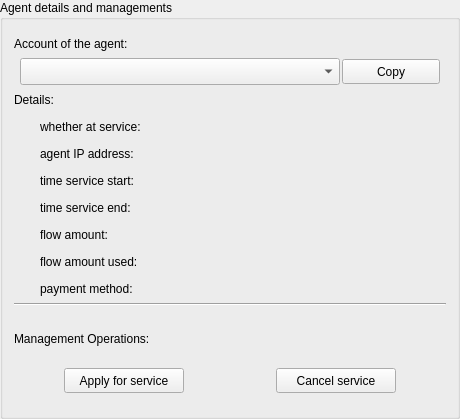
                 <widget class="QGroupBox" name="agentDetailGpBox">
                  <property name="minimumSize">
                   <size>
                    <width>460</width>
                    <height>0</height>
                   </size>
                  </property>
                  <property name="title">
                   <string>Agent details and managements</string>
                  </property>
                  <layout class="QVBoxLayout" name="verticalLayout_27">
                   <item>
                    <layout class="QVBoxLayout" name="verticalLayout_26">
                     <property name="spacing">
                      <number>2</number>
                     </property>
                     <property name="bottomMargin">
                      <number>12</number>
                     </property>
                     <item>
                      <widget class="QLabel" name="addrAgentSelLabel">
                       <property name="minimumSize">
                        <size>
                         <width>140</width>
                         <height>25</height>
                        </size>
                       </property>
                       <property name="maximumSize">
                        <size>
                         <width>160</width>
                         <height>25</height>
                        </size>
                       </property>
                       <property name="text">
                        <string>Account of the agent: </string>
                       </property>
                      </widget>
                     </item>
                     <item>
                      <layout class="QHBoxLayout" name="horizontalLayout_28">
                       <property name="leftMargin">
                        <number>6</number>
                       </property>
                       <property name="topMargin">
                        <number>0</number>
                       </property>
                       <property name="rightMargin">
                        <number>6</number>
                       </property>
                       <property name="bottomMargin">
                        <number>0</number>
                       </property>
                       <item>
                        <widget class="QComboBox" name="agentsComboBox">
                         <property name="minimumSize">
                          <size>
                           <width>320</width>
                           <height>27</height>
                          </size>
                         </property>
                         <property name="maximumSize">
                          <size>
                           <width>320</width>
                           <height>27</height>
                          </size>
                         </property>
                        </widget>
                       </item>
                       <item>
                        <widget class="QPushButton" name="copyAgentBtn">
                         <property name="minimumSize">
                          <size>
                           <width>80</width>
                           <height>25</height>
                          </size>
                         </property>
                         <property name="text">
                          <string>Copy</string>
                         </property>
                        </widget>
                       </item>
                      </layout>
                     </item>
                     <item>
                      <widget class="QLabel" name="AgentDetailLabel">
                       <property name="minimumSize">
                        <size>
                         <width>240</width>
                         <height>25</height>
                        </size>
                       </property>
                       <property name="maximumSize">
                        <size>
                         <width>240</width>
                         <height>25</height>
                        </size>
                       </property>
                       <property name="text">
                        <string>Details: </string>
                       </property>
                      </widget>
                     </item>
                     <item>
                      <layout class="QHBoxLayout" name="horizontalLayout_22">
                       <property name="leftMargin">
                        <number>6</number>
                       </property>
                       <property name="rightMargin">
                        <number>6</number>
                       </property>
                       <item>
                        <spacer name="horizontalSpacer_4">
                         <property name="orientation">
                          <enum>Qt::Horizontal</enum>
                         </property>
                         <property name="sizeType">
                          <enum>QSizePolicy::Fixed</enum>
                         </property>
                         <property name="sizeHint" stdset="0">
                          <size>
                           <width>20</width>
                           <height>20</height>
                          </size>
                         </property>
                        </spacer>
                       </item>
                       <item>
                        <widget class="QLabel" name="AgAtServLabel">
                         <property name="minimumSize">
                          <size>
                           <width>120</width>
                           <height>25</height>
                          </size>
                         </property>
                         <property name="maximumSize">
                          <size>
                           <width>120</width>
                           <height>25</height>
                          </size>
                         </property>
                         <property name="text">
                          <string>whether at service: </string>
                         </property>
                        </widget>
                       </item>
                       <item>
                        <widget class="QLabel" name="agAtServVal">
                         <property name="minimumSize">
                          <size>
                           <width>200</width>
                           <height>25</height>
                          </size>
                         </property>
                         <property name="maximumSize">
                          <size>
                           <width>280</width>
                           <height>25</height>
                          </size>
                         </property>
                         <property name="text">
                          <string/>
                         </property>
                        </widget>
                       </item>
                      </layout>
                     </item>
                     <item>
                      <layout class="QHBoxLayout" name="horizontalLayout_29">
                       <property name="leftMargin">
                        <number>6</number>
                       </property>
                       <property name="topMargin">
                        <number>0</number>
                       </property>
                       <property name="rightMargin">
                        <number>6</number>
                       </property>
                       <property name="bottomMargin">
                        <number>0</number>
                       </property>
                       <item>
                        <spacer name="horizontalSpacer_41">
                         <property name="orientation">
                          <enum>Qt::Horizontal</enum>
                         </property>
                         <property name="sizeType">
                          <enum>QSizePolicy::Fixed</enum>
                         </property>
                         <property name="sizeHint" stdset="0">
                          <size>
                           <width>20</width>
                           <height>20</height>
                          </size>
                         </property>
                        </spacer>
                       </item>
                       <item>
                        <widget class="QLabel" name="agIPAddrLabel">
                         <property name="minimumSize">
                          <size>
                           <width>120</width>
                           <height>25</height>
                          </size>
                         </property>
                         <property name="maximumSize">
                          <size>
                           <width>120</width>
                           <height>25</height>
                          </size>
                         </property>
                         <property name="text">
                          <string>agent IP address:</string>
                         </property>
                        </widget>
                       </item>
                       <item>
                        <widget class="QLabel" name="agIPAddrVal">
                         <property name="minimumSize">
                          <size>
                           <width>200</width>
                           <height>25</height>
                          </size>
                         </property>
                         <property name="maximumSize">
                          <size>
                           <width>280</width>
                           <height>25</height>
                          </size>
                         </property>
                         <property name="text">
                          <string/>
                         </property>
                        </widget>
                       </item>
                      </layout>
                     </item>
                     <item>
                      <layout class="QHBoxLayout" name="horizontalLayout_24">
                       <property name="leftMargin">
                        <number>6</number>
                       </property>
                       <property name="rightMargin">
                        <number>6</number>
                       </property>
                       <item>
                        <spacer name="horizontalSpacer_25">
                         <property name="orientation">
                          <enum>Qt::Horizontal</enum>
                         </property>
                         <property name="sizeType">
                          <enum>QSizePolicy::Fixed</enum>
                         </property>
                         <property name="sizeHint" stdset="0">
                          <size>
                           <width>20</width>
                           <height>20</height>
                          </size>
                         </property>
                        </spacer>
                       </item>
                       <item>
                        <widget class="QLabel" name="AgTStartLabel">
                         <property name="minimumSize">
                          <size>
                           <width>120</width>
                           <height>25</height>
                          </size>
                         </property>
                         <property name="maximumSize">
                          <size>
                           <width>120</width>
                           <height>25</height>
                          </size>
                         </property>
                         <property name="text">
                          <string>time service start: </string>
                         </property>
                        </widget>
                       </item>
                       <item>
                        <widget class="QLabel" name="agTStartVal">
                         <property name="minimumSize">
                          <size>
                           <width>200</width>
                           <height>25</height>
                          </size>
                         </property>
                         <property name="maximumSize">
                          <size>
                           <width>280</width>
                           <height>25</height>
                          </size>
                         </property>
                         <property name="text">
                          <string/>
                         </property>
                        </widget>
                       </item>
                      </layout>
                     </item>
                     <item>
                      <layout class="QHBoxLayout" name="horizontalLayout_25">
                       <property name="leftMargin">
                        <number>6</number>
                       </property>
                       <property name="rightMargin">
                        <number>6</number>
                       </property>
                       <item>
                        <spacer name="horizontalSpacer_35">
                         <property name="orientation">
                          <enum>Qt::Horizontal</enum>
                         </property>
                         <property name="sizeType">
                          <enum>QSizePolicy::Fixed</enum>
                         </property>
                         <property name="sizeHint" stdset="0">
                          <size>
                           <width>20</width>
                           <height>20</height>
                          </size>
                         </property>
                        </spacer>
                       </item>
                       <item>
                        <widget class="QLabel" name="AgTStopLabel">
                         <property name="minimumSize">
                          <size>
                           <width>120</width>
                           <height>25</height>
                          </size>
                         </property>
                         <property name="maximumSize">
                          <size>
                           <width>120</width>
                           <height>25</height>
                          </size>
                         </property>
                         <property name="text">
                          <string>time service end:  </string>
                         </property>
                        </widget>
                       </item>
                       <item>
                        <widget class="QLabel" name="agTStopVal">
                         <property name="minimumSize">
                          <size>
                           <width>200</width>
                           <height>25</height>
                          </size>
                         </property>
                         <property name="maximumSize">
                          <size>
                           <width>280</width>
                           <height>25</height>
                          </size>
                         </property>
                         <property name="text">
                          <string/>
                         </property>
                        </widget>
                       </item>
                      </layout>
                     </item>
                     <item>
                      <layout class="QHBoxLayout" name="horizontalLayout_30">
                       <property name="leftMargin">
                        <number>6</number>
                       </property>
                       <property name="topMargin">
                        <number>0</number>
                       </property>
                       <property name="rightMargin">
                        <number>6</number>
                       </property>
                       <property name="bottomMargin">
                        <number>0</number>
                       </property>
                       <item>
                        <spacer name="horizontalSpacer_42">
                         <property name="orientation">
                          <enum>Qt::Horizontal</enum>
                         </property>
                         <property name="sizeType">
                          <enum>QSizePolicy::Fixed</enum>
                         </property>
                         <property name="sizeHint" stdset="0">
                          <size>
                           <width>20</width>
                           <height>20</height>
                          </size>
                         </property>
                        </spacer>
                       </item>
                       <item>
                        <widget class="QLabel" name="AgFlowLabel">
                         <property name="minimumSize">
                          <size>
                           <width>120</width>
                           <height>25</height>
                          </size>
                         </property>
                         <property name="maximumSize">
                          <size>
                           <width>120</width>
                           <height>25</height>
                          </size>
                         </property>
                         <property name="text">
                          <string>flow amount:</string>
                         </property>
                        </widget>
                       </item>
                       <item>
                        <widget class="QLabel" name="agFlowVal">
                         <property name="minimumSize">
                          <size>
                           <width>200</width>
                           <height>25</height>
                          </size>
                         </property>
                         <property name="maximumSize">
                          <size>
                           <width>280</width>
                           <height>25</height>
                          </size>
                         </property>
                         <property name="text">
                          <string/>
                         </property>
                        </widget>
                       </item>
                      </layout>
                     </item>
                     <item>
                      <layout class="QHBoxLayout" name="horizontalLayout_26">
                       <property name="leftMargin">
                        <number>6</number>
                       </property>
                       <property name="rightMargin">
                        <number>6</number>
                       </property>
                       <item>
                        <spacer name="horizontalSpacer_36">
                         <property name="orientation">
                          <enum>Qt::Horizontal</enum>
                         </property>
                         <property name="sizeType">
                          <enum>QSizePolicy::Fixed</enum>
                         </property>
                         <property name="sizeHint" stdset="0">
                          <size>
                           <width>20</width>
                           <height>20</height>
                          </size>
                         </property>
                        </spacer>
                       </item>
                       <item>
                        <widget class="QLabel" name="AgFlowUsedLabel">
                         <property name="minimumSize">
                          <size>
                           <width>120</width>
                           <height>25</height>
                          </size>
                         </property>
                         <property name="maximumSize">
                          <size>
                           <width>120</width>
                           <height>25</height>
                          </size>
                         </property>
                         <property name="text">
                          <string>flow amount used:</string>
                         </property>
                        </widget>
                       </item>
                       <item>
                        <widget class="QLabel" name="agFlowUsedVal">
                         <property name="minimumSize">
                          <size>
                           <width>200</width>
                           <height>25</height>
                          </size>
                         </property>
                         <property name="maximumSize">
                          <size>
                           <width>280</width>
                           <height>25</height>
                          </size>
                         </property>
                         <property name="text">
                          <string/>
                         </property>
                        </widget>
                       </item>
                      </layout>
                     </item>
                     <item>
                      <layout class="QHBoxLayout" name="horizontalLayout_23">
                       <property name="leftMargin">
                        <number>6</number>
                       </property>
                       <property name="rightMargin">
                        <number>6</number>
                       </property>
                       <item>
                        <spacer name="horizontalSpacer_37">
                         <property name="orientation">
                          <enum>Qt::Horizontal</enum>
                         </property>
                         <property name="sizeType">
                          <enum>QSizePolicy::Fixed</enum>
                         </property>
                         <property name="sizeHint" stdset="0">
                          <size>
                           <width>20</width>
                           <height>20</height>
                          </size>
                         </property>
                        </spacer>
                       </item>
                       <item>
                        <widget class="QLabel" name="AgMethodLabel">
                         <property name="minimumSize">
                          <size>
                           <width>120</width>
                           <height>25</height>
                          </size>
                         </property>
                         <property name="maximumSize">
                          <size>
                           <width>120</width>
                           <height>25</height>
                          </size>
                         </property>
                         <property name="text">
                          <string>payment method: </string>
                         </property>
                        </widget>
                       </item>
                       <item>
                        <widget class="QLabel" name="agMethodVal">
                         <property name="minimumSize">
                          <size>
                           <width>200</width>
                           <height>25</height>
                          </size>
                         </property>
                         <property name="maximumSize">
                          <size>
                           <width>280</width>
                           <height>25</height>
                          </size>
                         </property>
                         <property name="text">
                          <string/>
                         </property>
                        </widget>
                       </item>
                      </layout>
                     </item>
                     <item>
                      <widget class="Line" name="line">
                       <property name="orientation">
                        <enum>Qt::Horizontal</enum>
                       </property>
                      </widget>
                     </item>
                     <item>
                      <spacer name="verticalSpacer_7">
                       <property name="orientation">
                        <enum>Qt::Vertical</enum>
                       </property>
                       <property name="sizeType">
                        <enum>QSizePolicy::Fixed</enum>
                       </property>
                       <property name="sizeHint" stdset="0">
                        <size>
                         <width>20</width>
                         <height>18</height>
                        </size>
                       </property>
                      </spacer>
                     </item>
                     <item>
                      <widget class="QLabel" name="AgentManLabel_2">
                       <property name="minimumSize">
                        <size>
                         <width>150</width>
                         <height>25</height>
                        </size>
                       </property>
                       <property name="maximumSize">
                        <size>
                         <width>150</width>
                         <height>25</height>
                        </size>
                       </property>
                       <property name="text">
                        <string>Management Operations: </string>
                       </property>
                      </widget>
                     </item>
                     <item>
                      <spacer name="verticalSpacer_8">
                       <property name="orientation">
                        <enum>Qt::Vertical</enum>
                       </property>
                       <property name="sizeType">
                        <enum>QSizePolicy::Fixed</enum>
                       </property>
                       <property name="sizeHint" stdset="0">
                        <size>
                         <width>20</width>
                         <height>15</height>
                        </size>
                       </property>
                      </spacer>
                     </item>
                     <item>
                      <layout class="QHBoxLayout" name="horizontalLayout_27">
                       <item>
                        <spacer name="horizontalSpacer_39">
                         <property name="orientation">
                          <enum>Qt::Horizontal</enum>
                         </property>
                         <property name="sizeType">
                          <enum>QSizePolicy::Fixed</enum>
                         </property>
                         <property name="sizeHint" stdset="0">
                          <size>
                           <width>20</width>
                           <height>20</height>
                          </size>
                         </property>
                        </spacer>
                       </item>
                       <item>
                        <widget class="QPushButton" name="applyForServBtn">
                         <property name="minimumSize">
                          <size>
                           <width>120</width>
                           <height>25</height>
                          </size>
                         </property>
                         <property name="maximumSize">
                          <size>
                           <width>120</width>
                           <height>25</height>
                          </size>
                         </property>
                         <property name="text">
                          <string>Apply for service</string>
                         </property>
                        </widget>
                       </item>
                       <item>
                        <spacer name="horizontalSpacer_38">
                         <property name="orientation">
                          <enum>Qt::Horizontal</enum>
                         </property>
                         <property name="sizeType">
                          <enum>QSizePolicy::Fixed</enum>
                         </property>
                         <property name="sizeHint" stdset="0">
                          <size>
                           <width>60</width>
                           <height>20</height>
                          </size>
                         </property>
                        </spacer>
                       </item>
                       <item>
                        <widget class="QPushButton" name="cancelServBtn">
                         <property name="minimumSize">
                          <size>
                           <width>120</width>
                           <height>25</height>
                          </size>
                         </property>
                         <property name="maximumSize">
                          <size>
                           <width>120</width>
                           <height>25</height>
                          </size>
                         </property>
                         <property name="text">
                          <string>Cancel service</string>
                         </property>
                        </widget>
                       </item>
                       <item>
                        <spacer name="horizontalSpacer_40">
                         <property name="orientation">
                          <enum>Qt::Horizontal</enum>
                         </property>
                         <property name="sizeType">
                          <enum>QSizePolicy::Fixed</enum>
                         </property>
                         <property name="sizeHint" stdset="0">
                          <size>
                           <width>20</width>
                           <height>20</height>
                          </size>
                         </property>
                        </spacer>
                       </item>
                      </layout>
                     </item>
                    </layout>
                   </item>
                  </layout>
                 </widget>
